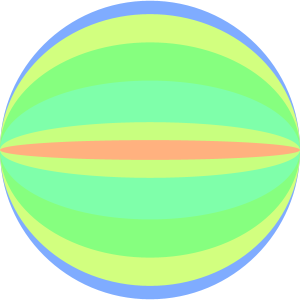
Frame 1 (no input)
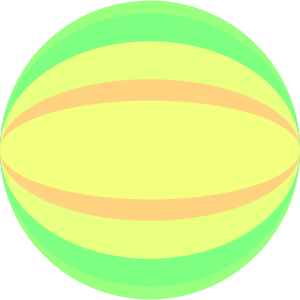
Frame 60 (the mouse pressed at the canvas centre just before this capture)
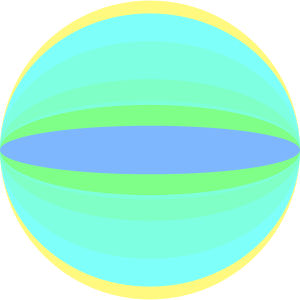
Frame 120 (the mouse held since frame 60 and released just before this capture)

The Processing sketch that drew these frames (run headless with seeded random() and noise(); from frame 60 on, the mouse is pressed at the canvas centre):

// Processing sketch: processing_14099
// ── processing_14099.pde


void setup(){
  size(300,300);
  colorMode(HSB,360,100,100);
}
void draw(){
  background(0,0,100);
  
  for(int x=0; x<300; x=x+30){
    float y= sin(radians(x+frameCount)*0.8)*100+50;
    noStroke();
    fill(random(255),50,150);
    ellipse(150,150,300,y*2);
  }
 
}
